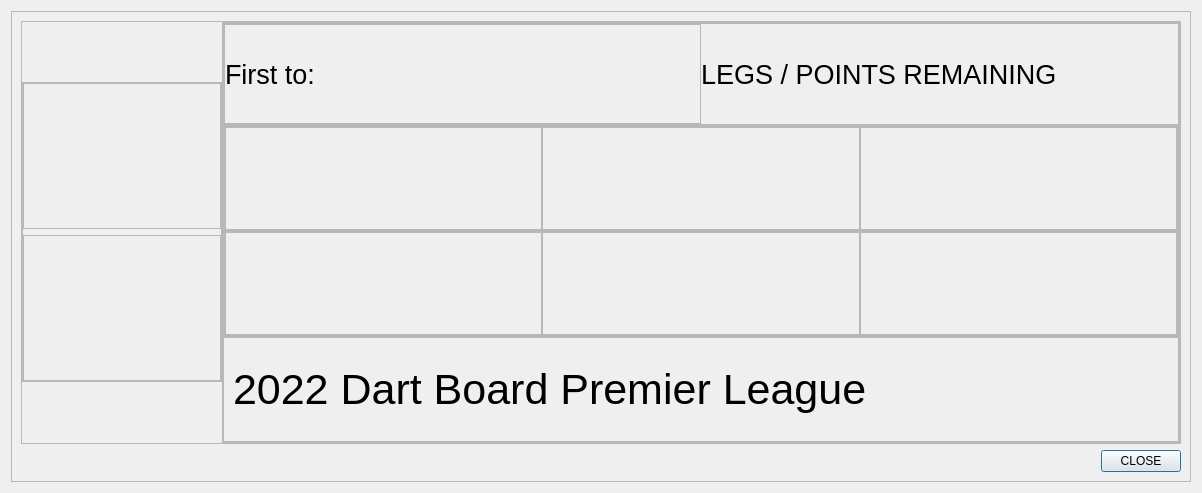
<?xml version="1.0" encoding="UTF-8"?>
<ui version="4.0">
 <class>audienceGraphicsView</class>
 <widget class="QDialog" name="audienceGraphicsView">
  <property name="geometry">
   <rect>
    <x>0</x>
    <y>0</y>
    <width>1202</width>
    <height>493</height>
   </rect>
  </property>
  <property name="windowTitle">
   <string>Dialog</string>
  </property>
  <layout class="QHBoxLayout" name="horizontalLayout">
   <item>
    <widget class="QFrame" name="frame">
     <property name="frameShape">
      <enum>QFrame::StyledPanel</enum>
     </property>
     <property name="frameShadow">
      <enum>QFrame::Raised</enum>
     </property>
     <layout class="QVBoxLayout" name="verticalLayout_2">
      <item>
       <widget class="QFrame" name="frame_2">
        <property name="frameShape">
         <enum>QFrame::StyledPanel</enum>
        </property>
        <property name="frameShadow">
         <enum>QFrame::Raised</enum>
        </property>
        <layout class="QHBoxLayout" name="horizontalLayout_2">
         <property name="spacing">
          <number>0</number>
         </property>
         <property name="leftMargin">
          <number>0</number>
         </property>
         <property name="topMargin">
          <number>0</number>
         </property>
         <property name="rightMargin">
          <number>0</number>
         </property>
         <property name="bottomMargin">
          <number>0</number>
         </property>
         <item>
          <widget class="QFrame" name="frame_4">
           <property name="sizePolicy">
            <sizepolicy hsizetype="Preferred" vsizetype="Preferred">
             <horstretch>0</horstretch>
             <verstretch>0</verstretch>
            </sizepolicy>
           </property>
           <property name="minimumSize">
            <size>
             <width>200</width>
             <height>200</height>
            </size>
           </property>
           <property name="maximumSize">
            <size>
             <width>100</width>
             <height>300</height>
            </size>
           </property>
           <property name="sizeIncrement">
            <size>
             <width>0</width>
             <height>0</height>
            </size>
           </property>
           <property name="frameShape">
            <enum>QFrame::StyledPanel</enum>
           </property>
           <property name="frameShadow">
            <enum>QFrame::Raised</enum>
           </property>
           <layout class="QVBoxLayout" name="verticalLayout_4">
            <property name="leftMargin">
             <number>0</number>
            </property>
            <property name="topMargin">
             <number>0</number>
            </property>
            <property name="rightMargin">
             <number>0</number>
            </property>
            <property name="bottomMargin">
             <number>0</number>
            </property>
            <item>
             <widget class="QFrame" name="frame_17">
              <property name="frameShape">
               <enum>QFrame::StyledPanel</enum>
              </property>
              <property name="frameShadow">
               <enum>QFrame::Raised</enum>
              </property>
              <layout class="QHBoxLayout" name="horizontalLayout_6">
               <item>
                <widget class="QLabel" name="bestShotsPlayer1">
                 <property name="font">
                  <font>
                   <pointsize>10</pointsize>
                  </font>
                 </property>
                 <property name="text">
                  <string>&lt;bestShots&gt;</string>
                 </property>
                </widget>
               </item>
              </layout>
             </widget>
            </item>
            <item>
             <widget class="QFrame" name="frame_18">
              <property name="frameShape">
               <enum>QFrame::StyledPanel</enum>
              </property>
              <property name="frameShadow">
               <enum>QFrame::Raised</enum>
              </property>
              <layout class="QHBoxLayout" name="horizontalLayout_7">
               <item>
                <widget class="QLabel" name="bestShotsPlayer2">
                 <property name="font">
                  <font>
                   <pointsize>10</pointsize>
                  </font>
                 </property>
                 <property name="text">
                  <string>&lt;bestShots&gt;</string>
                 </property>
                </widget>
               </item>
              </layout>
             </widget>
            </item>
           </layout>
          </widget>
         </item>
         <item>
          <widget class="QFrame" name="frame_3">
           <property name="frameShape">
            <enum>QFrame::StyledPanel</enum>
           </property>
           <property name="frameShadow">
            <enum>QFrame::Raised</enum>
           </property>
           <layout class="QVBoxLayout" name="verticalLayout">
            <property name="spacing">
             <number>0</number>
            </property>
            <property name="leftMargin">
             <number>0</number>
            </property>
            <property name="topMargin">
             <number>0</number>
            </property>
            <property name="rightMargin">
             <number>0</number>
            </property>
            <property name="bottomMargin">
             <number>0</number>
            </property>
            <item>
             <widget class="QFrame" name="frame_6">
              <property name="minimumSize">
               <size>
                <width>50</width>
                <height>50</height>
               </size>
              </property>
              <property name="maximumSize">
               <size>
                <width>111111</width>
                <height>102</height>
               </size>
              </property>
              <property name="frameShape">
               <enum>QFrame::StyledPanel</enum>
              </property>
              <property name="frameShadow">
               <enum>QFrame::Raised</enum>
              </property>
              <layout class="QHBoxLayout" name="horizontalLayout_8">
               <property name="spacing">
                <number>0</number>
               </property>
               <property name="leftMargin">
                <number>0</number>
               </property>
               <property name="topMargin">
                <number>0</number>
               </property>
               <property name="rightMargin">
                <number>0</number>
               </property>
               <property name="bottomMargin">
                <number>0</number>
               </property>
               <item>
                <widget class="QFrame" name="frame_21">
                 <property name="sizePolicy">
                  <sizepolicy hsizetype="Preferred" vsizetype="Expanding">
                   <horstretch>0</horstretch>
                   <verstretch>0</verstretch>
                  </sizepolicy>
                 </property>
                 <property name="frameShape">
                  <enum>QFrame::StyledPanel</enum>
                 </property>
                 <property name="frameShadow">
                  <enum>QFrame::Raised</enum>
                 </property>
                 <layout class="QHBoxLayout" name="horizontalLayout_9">
                  <property name="spacing">
                   <number>0</number>
                  </property>
                  <property name="leftMargin">
                   <number>0</number>
                  </property>
                  <property name="topMargin">
                   <number>0</number>
                  </property>
                  <property name="rightMargin">
                   <number>0</number>
                  </property>
                  <property name="bottomMargin">
                   <number>0</number>
                  </property>
                  <item>
                   <widget class="QLabel" name="label">
                    <property name="font">
                     <font>
                      <pointsize>20</pointsize>
                     </font>
                    </property>
                    <property name="text">
                     <string>First to: </string>
                    </property>
                   </widget>
                  </item>
                  <item>
                   <widget class="QLabel" name="legsPlayingUntil">
                    <property name="font">
                     <font>
                      <pointsize>20</pointsize>
                     </font>
                    </property>
                    <property name="text">
                     <string>&lt;leg #&gt;</string>
                    </property>
                   </widget>
                  </item>
                 </layout>
                </widget>
               </item>
               <item alignment="Qt::AlignLeft">
                <widget class="QLabel" name="label_5">
                 <property name="font">
                  <font>
                   <pointsize>20</pointsize>
                  </font>
                 </property>
                 <property name="text">
                  <string>LEGS / POINTS REMAINING</string>
                 </property>
                </widget>
               </item>
              </layout>
             </widget>
            </item>
            <item>
             <widget class="QFrame" name="frame_7">
              <property name="minimumSize">
               <size>
                <width>495</width>
                <height>200</height>
               </size>
              </property>
              <property name="frameShape">
               <enum>QFrame::StyledPanel</enum>
              </property>
              <property name="frameShadow">
               <enum>QFrame::Raised</enum>
              </property>
              <layout class="QVBoxLayout" name="verticalLayout_3">
               <property name="spacing">
                <number>0</number>
               </property>
               <property name="leftMargin">
                <number>0</number>
               </property>
               <property name="topMargin">
                <number>0</number>
               </property>
               <property name="rightMargin">
                <number>0</number>
               </property>
               <property name="bottomMargin">
                <number>0</number>
               </property>
               <item>
                <widget class="QFrame" name="frame_9">
                 <property name="frameShape">
                  <enum>QFrame::StyledPanel</enum>
                 </property>
                 <property name="frameShadow">
                  <enum>QFrame::Raised</enum>
                 </property>
                 <layout class="QHBoxLayout" name="horizontalLayout_3">
                  <property name="spacing">
                   <number>0</number>
                  </property>
                  <property name="leftMargin">
                   <number>0</number>
                  </property>
                  <property name="topMargin">
                   <number>0</number>
                  </property>
                  <property name="rightMargin">
                   <number>0</number>
                  </property>
                  <property name="bottomMargin">
                   <number>0</number>
                  </property>
                  <item>
                   <widget class="QFrame" name="frame_11">
                    <property name="minimumSize">
                     <size>
                      <width>300</width>
                      <height>0</height>
                     </size>
                    </property>
                    <property name="frameShape">
                     <enum>QFrame::StyledPanel</enum>
                    </property>
                    <property name="frameShadow">
                     <enum>QFrame::Raised</enum>
                    </property>
                    <layout class="QHBoxLayout" name="horizontalLayout_10">
                     <item>
                      <widget class="QLabel" name="currentPlayer2_2">
                       <property name="font">
                        <font>
                         <pointsize>50</pointsize>
                        </font>
                       </property>
                       <property name="text">
                        <string>&lt;Player1&gt;</string>
                       </property>
                      </widget>
                     </item>
                    </layout>
                   </widget>
                  </item>
                  <item>
                   <widget class="QFrame" name="frame_12">
                    <property name="frameShape">
                     <enum>QFrame::StyledPanel</enum>
                    </property>
                    <property name="frameShadow">
                     <enum>QFrame::Raised</enum>
                    </property>
                    <layout class="QHBoxLayout" name="horizontalLayout_12">
                     <item>
                      <widget class="QLabel" name="currentPlayer1LegsWon">
                       <property name="text">
                        <string>&lt;legsWon&gt;</string>
                       </property>
                      </widget>
                     </item>
                    </layout>
                   </widget>
                  </item>
                  <item>
                   <widget class="QFrame" name="frame_13">
                    <property name="frameShape">
                     <enum>QFrame::StyledPanel</enum>
                    </property>
                    <property name="frameShadow">
                     <enum>QFrame::Raised</enum>
                    </property>
                    <layout class="QHBoxLayout" name="horizontalLayout_13">
                     <item>
                      <widget class="QLabel" name="pointsRemainingPlayer1">
                       <property name="font">
                        <font>
                         <pointsize>9</pointsize>
                        </font>
                       </property>
                       <property name="text">
                        <string>&lt;pointsRemaining&gt;</string>
                       </property>
                      </widget>
                     </item>
                    </layout>
                   </widget>
                  </item>
                 </layout>
                </widget>
               </item>
               <item>
                <widget class="QFrame" name="frame_10">
                 <property name="frameShape">
                  <enum>QFrame::StyledPanel</enum>
                 </property>
                 <property name="frameShadow">
                  <enum>QFrame::Raised</enum>
                 </property>
                 <layout class="QHBoxLayout" name="horizontalLayout_4">
                  <property name="spacing">
                   <number>0</number>
                  </property>
                  <property name="leftMargin">
                   <number>0</number>
                  </property>
                  <property name="topMargin">
                   <number>0</number>
                  </property>
                  <property name="rightMargin">
                   <number>0</number>
                  </property>
                  <property name="bottomMargin">
                   <number>0</number>
                  </property>
                  <item>
                   <widget class="QFrame" name="frame_14">
                    <property name="minimumSize">
                     <size>
                      <width>300</width>
                      <height>0</height>
                     </size>
                    </property>
                    <property name="frameShape">
                     <enum>QFrame::StyledPanel</enum>
                    </property>
                    <property name="frameShadow">
                     <enum>QFrame::Raised</enum>
                    </property>
                    <layout class="QHBoxLayout" name="horizontalLayout_11">
                     <item>
                      <widget class="QLabel" name="currentPlayer2">
                       <property name="font">
                        <font>
                         <pointsize>50</pointsize>
                        </font>
                       </property>
                       <property name="text">
                        <string>&lt;Player2&gt;</string>
                       </property>
                      </widget>
                     </item>
                    </layout>
                   </widget>
                  </item>
                  <item>
                   <widget class="QFrame" name="frame_15">
                    <property name="frameShape">
                     <enum>QFrame::StyledPanel</enum>
                    </property>
                    <property name="frameShadow">
                     <enum>QFrame::Raised</enum>
                    </property>
                    <layout class="QHBoxLayout" name="horizontalLayout_15">
                     <item>
                      <widget class="QLabel" name="currentPlayer2LegsWon">
                       <property name="text">
                        <string>&lt;legsWon&gt;</string>
                       </property>
                      </widget>
                     </item>
                    </layout>
                   </widget>
                  </item>
                  <item>
                   <widget class="QFrame" name="frame_16">
                    <property name="frameShape">
                     <enum>QFrame::StyledPanel</enum>
                    </property>
                    <property name="frameShadow">
                     <enum>QFrame::Raised</enum>
                    </property>
                    <layout class="QHBoxLayout" name="horizontalLayout_14">
                     <item>
                      <widget class="QLabel" name="pointsRemainingPlayer2">
                       <property name="font">
                        <font>
                         <pointsize>9</pointsize>
                        </font>
                       </property>
                       <property name="text">
                        <string>&lt;pointsRemaining&gt;</string>
                       </property>
                      </widget>
                     </item>
                    </layout>
                   </widget>
                  </item>
                 </layout>
                </widget>
               </item>
              </layout>
             </widget>
            </item>
            <item>
             <widget class="QFrame" name="frame_8">
              <property name="maximumSize">
               <size>
                <width>16777215</width>
                <height>105</height>
               </size>
              </property>
              <property name="frameShape">
               <enum>QFrame::StyledPanel</enum>
              </property>
              <property name="frameShadow">
               <enum>QFrame::Raised</enum>
              </property>
              <layout class="QHBoxLayout" name="horizontalLayout_5">
               <item>
                <widget class="QLabel" name="label_6">
                 <property name="font">
                  <font>
                   <pointsize>32</pointsize>
                  </font>
                 </property>
                 <property name="text">
                  <string>2022 Dart Board Premier League</string>
                 </property>
                </widget>
               </item>
              </layout>
             </widget>
            </item>
           </layout>
          </widget>
         </item>
        </layout>
       </widget>
      </item>
      <item alignment="Qt::AlignRight">
       <widget class="QPushButton" name="closeAudienceViewButton">
        <property name="text">
         <string>CLOSE</string>
        </property>
       </widget>
      </item>
     </layout>
    </widget>
   </item>
  </layout>
 </widget>
 <resources/>
 <connections/>
</ui>
